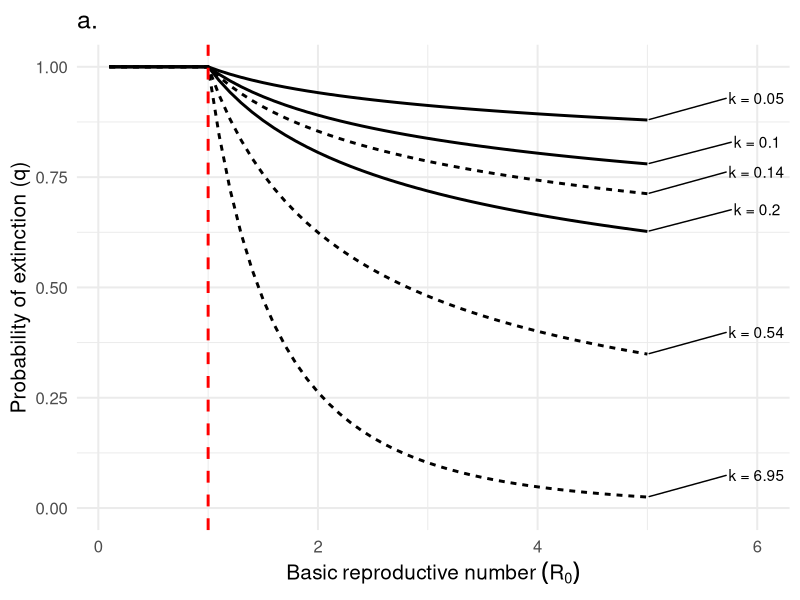
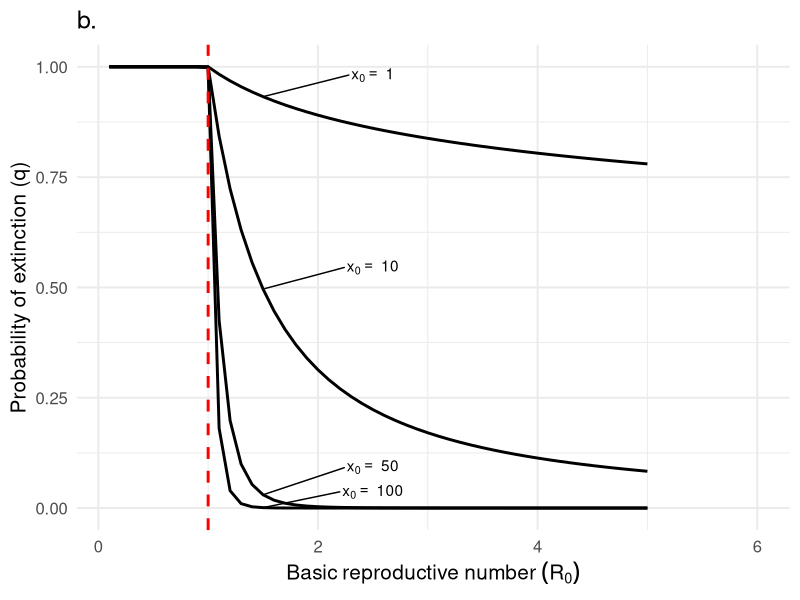
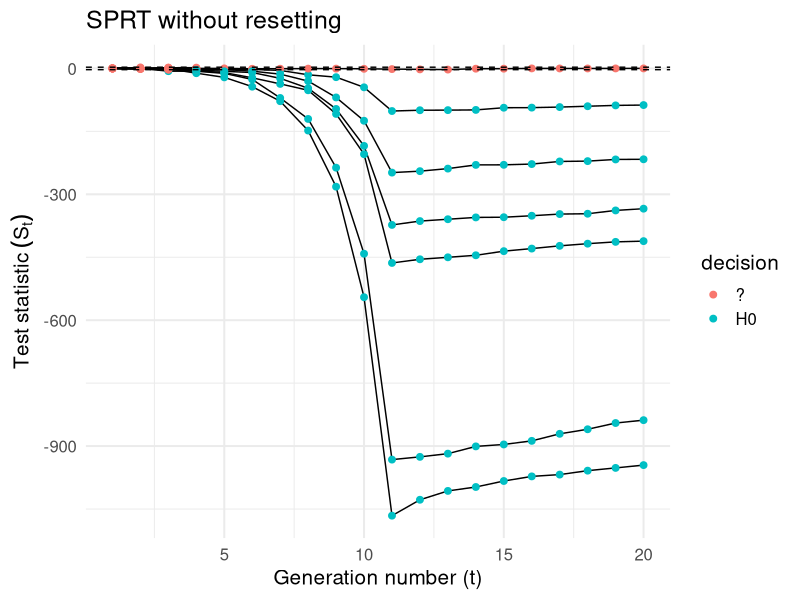
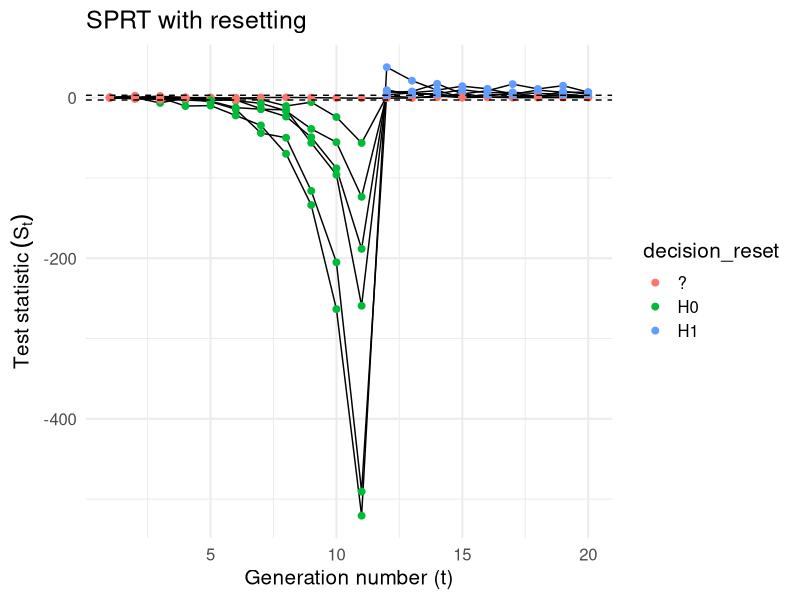
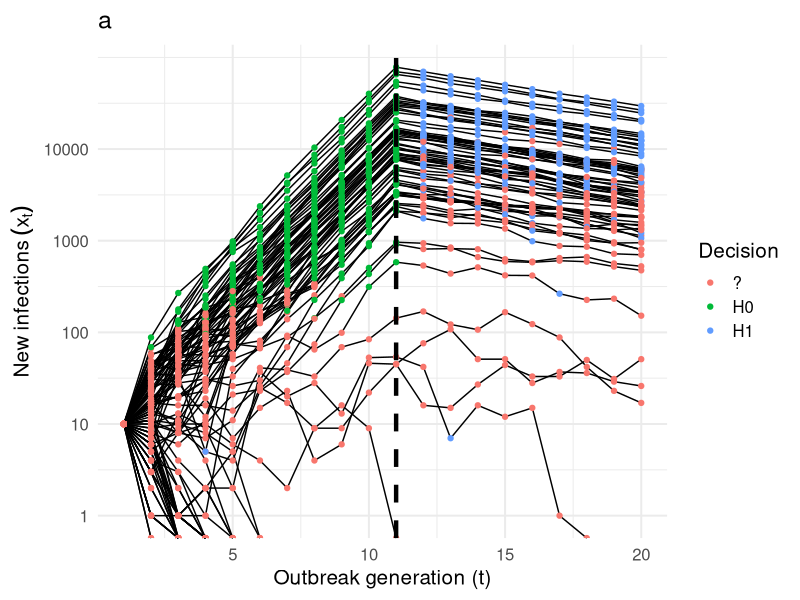
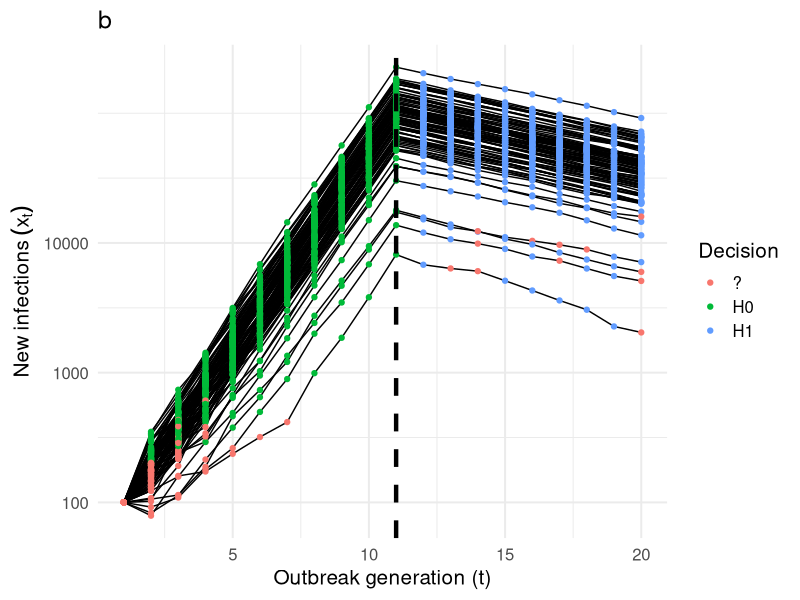
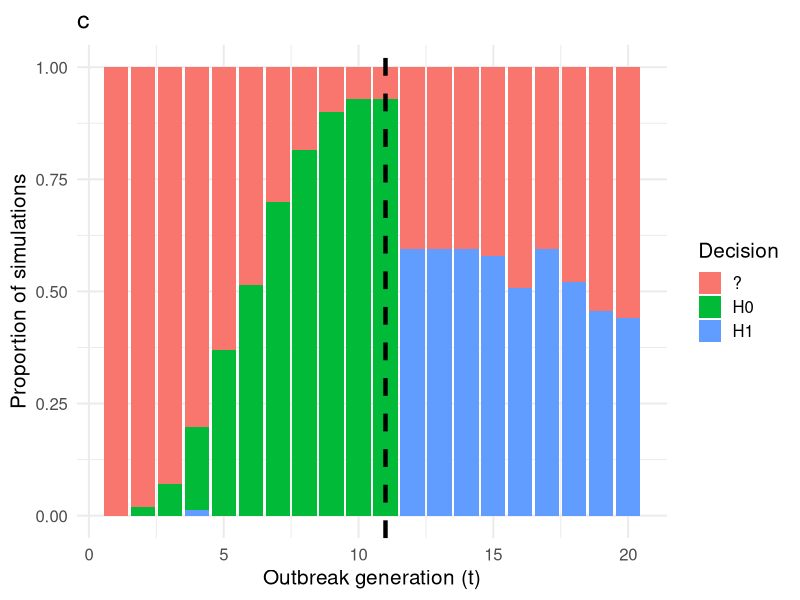
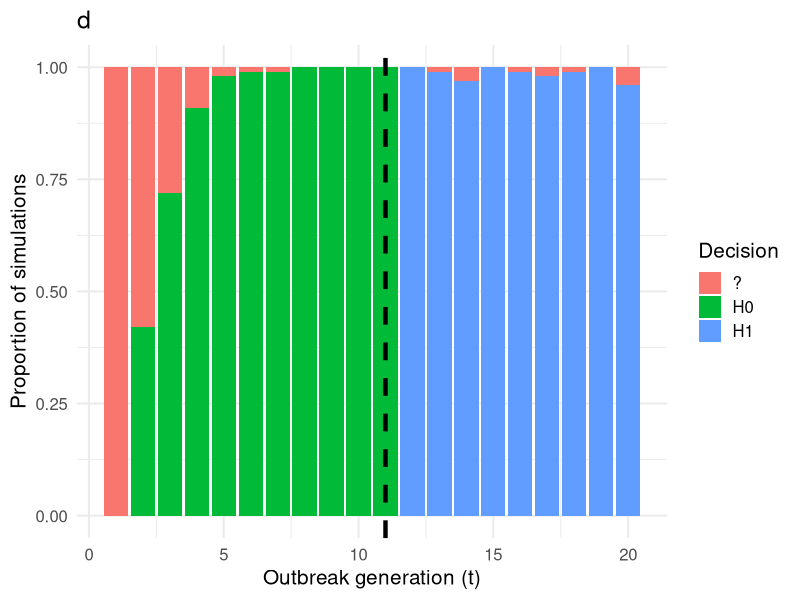

These charts were generated, in order, by the following R code: (Note: a time limit stopped this script after it produced the figures.)
## ---- chunk 1
knitr::opts_chunk$set(echo = FALSE)
suppressMessages(library(tidyverse))

# branching process model
episim <- function (t, i_0, r0, disp, cont, nsim) {
  
  # init list to store each simulation
  out_list <- vector("list", nsim)
  
  for (k in seq_along(out_list)) {
    # initialize data frame
    out <- tibble("time" = t
                  , "R0_true" = r0
                  , "disp_true" = disp
                  , "control" = cont
                  , "infected" = NA
                  , "simulation" = k)
    out[1, "infected"] <- i_0
    
    # branching process simulations
    for (i in 2:length(t)) {
      out[i, "infected"] <- sum(rnbinom(n = unlist(out[i-1, "infected"]), # number infected in previous time step
                                        mu = (1 - unlist(out[i-1, "control"]))  * unlist(out[i-1, "R0_true"]), # (controlled) R
                                        size = unlist(out[i-1, "disp_true"]))) # dispersion
      if(out[i, "infected"] == 0) break
    }
    # save in out_list
    out_list[[k]] <- out %>% filter(!is.na(infected))
  }
  return(bind_rows(out_list))
}

# if it is true that for X_i ~ NB(mu, k) iid that sum(X_i) ~ NB(sum(mu), sum(k)) then the P( x_{t+1} | x_t, theta ) is 
# dnbinom(x = x1, mu = x0 * r0, size = x0 * disp) because the X_i are iid

objfn <- function(r, x1, x0, dispersion) {
  # likelihood( x1 | x0, r, dispersion )
  dnbinom(x = x1, mu = x0*r, size = x0*dispersion)
}


#  find restricted MLE under h_0 or h_1
likelihood <- function (x_prev, x_now, disp, interval = c(), guess = 1.5) {
  opt <- optim(par = guess, fn = objfn, control = list(fnscale = -1), 
      method = "Brent", lower = interval[1], upper = interval[2],
      x0 = x_prev, x1 = x_now, dispersion = disp)
  return(opt$value)
}

# sequential test functions
calc_sr <- function(data, accept_reg = c(1 + 10^-6, 2.5), reject_reg = c(0, 1)) {
  
  # initialize empty columns for likelihood calculations
  data$lik0 <- NA
  data$lik1 <- NA
  
  # parameter space
  theta0 <- accept_reg
  theta1 <- reject_reg
  
  # use midpoint of interval as init guess for optim (Brent's method)
  guess0 <- accept_reg[1] + (accept_reg[2] - accept_reg[1]) / 2 
  guess1 <- reject_reg[1] + (reject_reg[2] - reject_reg[1]) / 2 
  
  sim_number <- 1
  for (i in 2:nrow(data)) {
    
    if (data[i, "simulation"] == sim_number + 1) {
      # skip calculation of likelihood for the first observation in each simluation
      sim_number <- sim_number + 1
      next
    }
    
    # observed states and known pars
    x0 <- unlist(data[i-1, "infected"])
    x1 <- unlist(data[i, "infected"])
    disp <- unlist(data[i-1, "disp_true"])
    
    # likelihood calculation
    data[i,"lik0"] <- likelihood(x_prev = x0, x_now = x1, disp = disp,  # p(x_now | x_prev, disp, theta \in Theta_0)
                                   interval = theta0, guess = guess0)
    data[i,"lik1"] <- likelihood(x_prev = x0, x_now = x1, disp = disp,  # p(x_now | x_prev, disp, theta \in Theta_1)
                                   interval = theta1, guess = guess1)
  }
  
  return(data)
}

calc_reset_sr <- function(data) {
  
  # init vectors to hold reset sprt (cumulative sr) and decision
  sprt_reset <- vector("numeric", length = nrow(data))
  decision_reset <- vector("character", length = nrow(data))
  
  # init data
  sr <- data$sr
  a <- unique(data$a)
  b <- unique(data$b)
  
  # both models are equally likely for first observation
  sprt_reset[1] <- 0
  decision_reset[1] <- "?"
  
  sim_number <- 1
  for (i in 2:nrow(data)) {
    
    if (data[i, "simulation"] == sim_number + 1) {
      # skip calculation of resetting sprt for the first observation in each simluation
      sim_number <- sim_number + 1
      sprt_reset[i] <- 0
      decision_reset[i] <- "?"
      next
    }
    
    # if no decision has been made, update SPRT
    # otherwise, reset the SPRT
    ifelse(decision_reset[i] == "?",
           sprt_reset[i] <- sprt_reset[i-1] + sr[i],
           sprt_reset[i] <- sr[i])
    
    # if SPRT has crossed bounds, make decision
    # otherwise continue sampling
    ifelse(sprt_reset[i] < b
           ,{decision_reset[i] <- "H0"}#; sprt_reset[i+1] <- sr[i+1]; next}
           ,ifelse(sprt_reset[i] > a
                   ,{decision_reset[i] <- "H1"}#; sprt_reset[i+1] <- sr[i+1]; next}
                   ,{decision_reset[i] <- "?"})
    )
  }
  
  # attach reset sprt calculations and decisions to df
  data$sprt_reset <- sprt_reset
  data$decision_reset <- decision_reset
  
  return(data)
}

# calculate weighted SPRT
calc_wt_sprt <- function(data) {
  data <-
  data %>%
  group_by(simulation) %>%
  mutate(wt = 0.3,
          lagval  = lag(sr)) %>%
  rowwise() %>%
  mutate(wsprt = sum( (wt * sr) + ((1 - wt) * lagval), na.rm = TRUE),
         decision_wt = case_when(wsprt <= a & wsprt >= b ~"?",
                              wsprt > a ~ "H1",
                              wsprt < b ~ "H0")) %>%
  select(-lagval)
  return(data)
}

my_theme <- function(...) theme_minimal(base_size = 15) 
## ---- chunk 2
# set params and init conds
t <- 1:20
r0 <- c(rep(2, 10), rep(0.9, 10)) # lockdown starts at t = 11
disp <- 0.10 # median of posterior estimate of k for SARS-CoV-2 (Endo et al. 2020)
i_0 <- 100
cont <- 0
n <- 100
## ---- chunk 3
# per supplement of lloyd-smith et al. 2005:
# The probability that the population is extinct by the nth generation is denoted q and the pgf is denoted g(s).
# Then q = g_n(q)  as n -> inf and q is bounded [0,1]
# where g(s) = (1 + (r0/k) * (1 - s*))^(-k), for the NB model
# and g_0(s) = s, g_1(s) = g(s), ..., g_n+1(s) = g(g_n(s))

# probability generating function for NB
gfun <- function (s, r0, k) { # g(s; r0, k) 
  return((1 + (r0/k) * (1 - s))^(-k))
}

# estimates of k for SARS-CoV-2 
k_vec <- c(0.54, 0.14, 6.95, # median and 90 % highest density interval from Riou and Althaus (2020) Euro Surveill
           0.1, 0.05, 0.2)   # endo et al. 2020 wellcome open research
r0_vec <- seq(0.1, 5, by = 0.1)
q_list <- vector("list", length(k_vec)*length(r0_vec))
niteration <- 10^4

# calculate g_n(0) as n -> niteration. This is the probality of extinction when there is initially 1 infected
x <- 1
for (i in seq_along(k_vec)) {
  # init vector to store values of q
  for (j in seq_along(r0_vec)) {
    q <- vector("numeric", length = niteration + 1)
    q[1] <- 0 # g_0(0)
    # calculate g_1(0), ..., g_n(0)
    for (k in 1:(niteration + 1)) {
      q[k + 1] <- gfun(q[k], r0_vec[j], k_vec[i])  
    }
  # create df and store in q_list
  q_list[[x]] <- tibble(n = 0:(niteration + 1),
                        pext = q,
                        k = k_vec[i],
                        r0 = r0_vec[j])
  x <- x + 1
  }
}

## ---- chunk 4
# probability of extinction
extinction_df <- 
  q_list %>% bind_rows() %>%
group_by(k, r0) %>%
summarize(p_extinction = max(pext)) %>%
mutate(estimate = case_when(k == 0.1 | k == 0.54 ~ "a.median",
                            k == 0.05 | k == 0.14 | k == 6.95 | k == 0.2 ~ "b.interval"),
       source = case_when(k == 0.05 | k == 0.1 | k == 0.2 ~ "Endo et al. (2020)",
                          k == 0.14 | k == 0.54 | k == 6.95 ~ "Riou & Althaus (2020)"))

# pal <- c("#440154FF", "#55C667FF") # set manual color palette
extinction_df %>%
  mutate(label = if_else(r0 == max(r0), paste0("k = ",k), NA_character_)) %>%
  ggplot(aes(x = r0, y = p_extinction, group = k, linetype = source)) +#, col = source, linetype = estimate)) +
  geom_line(size = 1) + 
  #viridis::scale_color_viridis(discrete = T) +
  #scale_color_manual(values = pal) +
  geom_vline(aes(xintercept = 1), linetype = "dashed", size = 1, col = "red") +
  ylim(0,1) +
  my_theme() + theme(legend.position = "none") +
  labs(title = "a.",
       x = expression(Basic ~ reproductive ~ number ~ (R[0])) ,
       y = "Probability of extinction (q)",
       col = "dispersion (k)") +
  ggrepel::geom_text_repel(aes(label = label), nudge_y = 0.05, nudge_x = 1, na.rm = TRUE)


extinction_df %>%
  #filter(source == "Endo et al. (2020)") %>%
  filter(k == 0.1) %>%
  expand_grid(z0 = c(1, 10, 50, 100)) %>%
  mutate(p_extinction = p_extinction^z0) %>%
  mutate(label = if_else(near(r0, 1.5), paste("x[0] == ~" ,z0), NA_character_)) %>%
  ggplot(aes(x = r0, y = p_extinction, group = z0)) +#, col = source, linetype = estimate)) +
  geom_line(size = 1) +
  geom_vline(aes(xintercept = 1), linetype = "dashed", size = 1, col = "red") +
  ylim(0,1) +
  my_theme() + theme(legend.position = "none") +
  labs(title = "b.",
       x = expression(Basic ~ reproductive ~ number ~ (R[0])) ,
       y = "Probability of extinction (q)",
       col = "dispersion (k)") +
  ggrepel::geom_text_repel(aes(label = label), nudge_y = 0.05, nudge_x = 1, na.rm = TRUE, parse = TRUE)


## ---- chunk 5


#likelihood(x_prev = 10, x_now = 20, disp = 0.16, interval = c(1, 2.5))

## ---- chunk 6
set.seed(123)
df_break_high <- episim(t = t, i_0 = 100, r0 = r0, disp = disp, cont = cont, nsim = 100)
df_break_low <- episim(t = t, i_0 = 10, r0 = r0, disp = disp, cont = cont, nsim = 100)

df_break_high <- calc_sr(df_break_high)
df_break_low <- calc_sr(df_break_low) 

break_high_sprt <- df_break_high %>%
  group_by(simulation) %>%
  mutate(sr = log(lik1/lik0) ,
         sr = ifelse(is.na(sr), 0, sr),
         sprt = cumsum(sr),
         a = log( (1 - 0.05)/ 0.05),
         b = log(0.05/(1 - 0.05)),
         decision = case_when(sprt <= a & sprt >= b ~"?",
                              sprt > a ~ "H1",
                              sprt < b ~ "H0"))

break_low_sprt <- df_break_low %>%
  group_by(simulation) %>%
  mutate(sr = log(lik1/lik0) ,
         sr = ifelse(is.na(sr), 0, sr),
         sprt = cumsum(sr),
         a = log( (1 - 0.05)/ 0.05),
         b = log(0.05/(1 - 0.05)),
         decision = case_when(sprt <= a & sprt >= b ~"?",
                              sprt > a ~ "H1",
                              sprt < b ~ "H0"))

break_high_sprt <- calc_reset_sr(break_high_sprt)
break_low_sprt <- calc_reset_sr(break_low_sprt)
# test_sprt
## ---- chunk 7
break_low_sprt %>%
  filter(simulation %in% 1:10) %>%
  ggplot() +
  geom_line(aes(x = time, y = sprt, group = simulation)) +
  geom_point(aes(x = time, y = sprt, group = simulation, col = decision), size = 2) +
  geom_hline(aes(yintercept = a), linetype = "dashed") +
  geom_hline(aes(yintercept = b), linetype = "dashed") +
  labs(title = "SPRT without resetting",
       # caption = "Previous confirmation of H0 overwhelms new information that is consistent with H1",
       y = expression(Test ~ statistic ~ (S[t])),
       x = "Generation number (t)") +
  my_theme()

break_low_sprt %>%
  filter(simulation %in% 1:10) %>%
  ggplot() +
  geom_line(aes(x = time, y = sprt_reset, group = simulation)) +
  geom_point(aes(x = time, y = sprt_reset, group = simulation, col = decision_reset), size = 2) +
  geom_hline(aes(yintercept = a), linetype = "dashed") +
  geom_hline(aes(yintercept = b), linetype = "dashed") +
  labs(title = "SPRT with resetting",       
       y = expression(Test ~ statistic ~ (S[t])),
       x = "Generation number (t)") +
  my_theme()
## ---- chunk 8
break_low_sprt %>%
  ggplot() +
  geom_line(aes(x = time, y = infected, group = simulation)) +
  geom_point(aes(x = time, y = infected, group = simulation, col = decision_reset)) +
  geom_vline(aes(xintercept = 11), linetype = "dashed", size = 1.5) +
  scale_y_log10(breaks = c(1, 10, 100, 1000, 10000)) +
  labs(title = "a",#title = "Outbreak sizes and decisions",
       y = expression(New~infections~(x[t])),
       x = "Outbreak generation (t)",
       col = "Decision") + 
  my_theme()

break_high_sprt %>%
  ggplot() +
  geom_line(aes(x = time, y = infected, group = simulation)) +
  geom_point(aes(x = time, y = infected, group = simulation, col = decision_reset)) +
  geom_vline(aes(xintercept = 11), linetype = "dashed", size = 1.5) +
  scale_y_log10(breaks = c(1, 10, 100, 1000, 10000)) +
  labs(title = "b",#title = "Outbreak sizes and decisions",
       y = expression(New~infections~(x[t])),
       x = "Outbreak generation (t)",
       col = "Decision") + 
  my_theme()
  
# threshold <- 5000
# break_low_sprt %>%
#   group_by(simulation) %>%
#   filter(max(infected) >= threshold) %>%
#   ggplot() +
#   geom_line(aes(x = time, y = infected, group = simulation)) +
#   geom_point(aes(x = time, y = infected, group = simulation, col = decision_reset)) +
#   scale_y_log10(breaks = c(1, 10, 100, 1000, 10000)) +
#   labs(title = "Outbreak sizes and decisions",
#        x = "outbreak generation (t)",
#        col = "decision") + 
#   my_theme()


## ---- chunk 9
break_low_sprt %>%
  group_by(time) %>%
  count(decision_reset) %>%
  complete(nesting(decision_reset = c("?", "H0", "H1")), fill = list(n = 0)) %>%
  ggplot() +
  geom_bar(aes(x = time, y = n, fill = decision_reset), stat = "identity", position = "fill") +
  geom_vline(aes(xintercept = 11), linetype = "dashed", size = 1.5) +
  labs(title = "c",#title = "Conclusions of of reset SPRT over time",
       #subtitle = "H0 is true from t = 1:10; H1 is true from t =11:20",
       y = "Proportion of simulations",
       x = "Outbreak generation (t)",
       fill = "Decision") +
  my_theme()

break_high_sprt %>%
  group_by(time) %>%
  count(decision_reset) %>%
  complete(nesting(decision_reset = c("?", "H0", "H1")), fill = list(n = 0)) %>%
  ggplot() +
  geom_bar(aes(x = time, y = n, fill = decision_reset), stat = "identity", position = "fill") +
  geom_vline(aes(xintercept = 11), linetype = "dashed", size = 1.5) +
  labs(title = "d",#title = "Conclusions of of reset SPRT over time",
       #subtitle = "H0 is true from t = 1:10; H1 is true from t =11:20",
       y = "Proportion of simulations",
       x = "Outbreak generation (t)",
       fill = "Decision") +
  my_theme()

# break_low_sprt %>%
#   group_by(simulation) %>%
#   mutate(bigenough = ifelse(max(infected) >= threshold , TRUE, FALSE)) %>%
#   ungroup() %>%
#   filter(bigenough == TRUE) %>% #View()
#   group_by(time, bigenough) %>%
#   count(decision_reset) %>% 
#   complete(nesting(decision_reset = c("?", "H0", "H1")), fill = list(n = 0)) %>% #View()
#   ggplot() +
#   geom_bar(aes(x = time, y = n, fill = decision_reset), stat = "identity", position = "fill") +
#   labs(title = "Conclusions of of reset SPRT over time",
#        subtitle = "H0 is true from t = 1:10; H1 is true from t =11:20",
#        caption = "Subset of simulations where max(Xi >= 5000)",
#        y = "proportion of simulations",
#        x = "outbreak generation (t)",
#        fill = "decision") +
#   my_theme()

## ---- chunk 10
r_linear <- seq(2, 0.1, by = -0.1)
thresh_R <- 0.7
rejection <- c(0, thresh_R)
acceptance <- c(thresh_R + 10^-6, 2.5)

set.seed(123)
df_lin_high <- episim(t = t, i_0 = 10^2, r0 = r_linear, disp = disp, cont = cont, nsim = 100)
df_lin_low <- episim(t = t, i_0 = 10^1, r0 = r_linear, disp = disp, cont = cont, nsim = 100)
## ---- chunk 11
lin_high_sprt <- calc_sr(df_lin_high, accept_reg = acceptance, reject_reg = rejection)
lin_low_sprt <- calc_sr(df_lin_low, accept_reg = acceptance, reject_reg = rejection)

lin_high_sprt <- lin_high_sprt %>%
  group_by(simulation) %>%
  mutate(sr = log(lik1/lik0) ,
         sr = ifelse(is.na(sr), 0, sr),
         sprt = cumsum(sr),
         a = log( (1 - 0.05)/ 0.05),
         b = log(0.05/(1 - 0.05)),
         decision = case_when(sprt <= a & sprt >= b ~"?",
                              sprt > a ~ "H1",
                              sprt < b ~ "H0"))

lin_low_sprt <- lin_low_sprt %>%
  group_by(simulation) %>%
  mutate(sr = log(lik1/lik0) ,
         sr = ifelse(is.na(sr), 0, sr),
         sprt = cumsum(sr),
         a = log( (1 - 0.05)/ 0.05),
         b = log(0.05/(1 - 0.05)),
         decision = case_when(sprt <= a & sprt >= b ~"?",
                              sprt > a ~ "H1",
                              sprt < b ~ "H0"))

lin_high_sprt <- calc_reset_sr(lin_high_sprt)
lin_low_sprt <- calc_reset_sr(lin_low_sprt)


## ---- chunk 12
lin_low_sprt %>%
  ggplot() +
  geom_line(aes(x = time, y = infected, group = simulation)) +
  geom_point(aes(x = time, y = infected, group = simulation, col = decision_reset)) +
  geom_vline(aes(xintercept = which(r_linear == 0.7)), linetype = "dashed", size = 1.5) +
  geom_vline(aes(xintercept = which(r_linear == 1)), size = 1.5) +
  scale_y_log10() +
  viridis::scale_color_viridis(discrete = TRUE) +
  labs(title = "a",#title = "Outbreak sizes and decisions",
       y = expression(New~infections~(x[t])),
       x = "Outbreak generation (t)",
       col = "Decision") + 
  my_theme()

lin_high_sprt %>%
  ggplot() +
  geom_line(aes(x = time, y = infected, group = simulation)) +
  geom_vline(aes(xintercept = which(r_linear == 0.7)), linetype = "dashed", size = 1.5) +
  geom_vline(aes(xintercept = which(r_linear == 1)), size = 1.5) +
  scale_y_log10() +
  labs(title = "b",#title = "Outbreak sizes and decisions",
       y = expression(New~infections~(x[t])),
       x = "Outbreak generation (t)",
       col = "Decision") + 
  my_theme()
## ---- chunk 13
lin_low_sprt %>%
  group_by(time) %>%
  count(decision_reset) %>%
  complete(nesting(decision_reset = c("?", "H0", "H1")), fill = list(n = 0)) %>%
  ggplot() +
  geom_bar(aes(x = time, y = n, fill = decision_reset), stat = "identity", position = "fill", width = 1) +
  geom_vline(aes(xintercept = which(r_linear == 0.7)), linetype = "dashed", size = 1.5) +
  geom_vline(aes(xintercept = which(r_linear == 1)), size = 1.5) +
  viridis::scale_fill_viridis(discrete = TRUE, alpha = 0.7) +
  labs(title = "c",#title = "Conclusions of of reset SPRT over time",
       #subtitle = "H0 is true from t = 1:10; H1 is true from t =11:20",
       y = "Proportion of simulations",
       x = "Outbreak generation (t)",
       fill = "Decision") +
  my_theme()

lin_high_sprt %>%
  group_by(time) %>%
  count(decision_reset) %>%
  complete(nesting(decision_reset = c("?", "H0", "H1")), fill = list(n = 0)) %>%
  ggplot() +
  geom_bar(aes(x = time, y = n, fill = decision_reset), stat = "identity", position = "fill", width = 1) +
  geom_vline(aes(xintercept = which(r_linear == 0.7)), linetype = "dashed", size = 1.5) +
  geom_vline(aes(xintercept = which(r_linear == 1)), size = 1.5)  +
  labs(title = "d",#title = "Conclusions of of reset SPRT over time",
       #subtitle = "H0 is true from t = 1:10; H1 is true from t =11:20",
       y = "Proportion of simulations",
       x = "Outbreak generation (t)",
       fill = "Decision") +
  my_theme()  
## ---- chunk 14
# see methods section of Merl et al. (2009) https://journals.plos.org/plosone/article?id=10.1371/journal.pone.0005807

time <- 1:50 # days
N <- 10^2  # pop size
i0 <- 1 # init infected
s0 <- N - i0 # init susc

r0 <- 2
gamma <- 1/5
beta <- r0 * gamma
k <- 0.1

out <- matrix(NA, nrow = length(time), ncol = 4)
out[,1] <- time
out[1,2] <- s0
out[1,3] <- i0
out[1, 4] <- 0 # no recovered


i <- 1
while(i < tail(time,1) & out[i,3] > 0) {
  # calculate probability of a susceptible (resp. infected) becomeing infected (resp. recovering)
  prob_inf <- (1 - (k / (k + beta * out[i,3])) ^ k)
  prob_rec <- (1 - exp(-gamma))
  # draw number of infected and recovered
  infected <- rbinom(1, size = out[i,2], prob = prob_inf )
  recovered <- rbinom(1, size = out[i,3], prob = prob_rec)
  # update data
  out[i + 1, 2] <- out[i, 2] - infected
  out[i + 1, 3] <- out[i, 3] + infected - recovered
  out[i + 1, 4] <- out[i, 4] + recovered
  
  i <- i + 1
}



out <- as_tibble(out)
names(out) <- c("time", "s", "i", "r")
out <- 
  out %>%  pivot_longer(cols = 2:4,
                      names_to = "class",
                      values_to = "number")

ggplot(out, aes(x = time, y = number, col = class)) +
  geom_line()

## ---- chunk 15
sim_t <- seq.int(1, 40, by = 1)
r_linear <- seq(2, 0.6, by = -0.1)
r_const <- rep(0.6, time = length(sim_t) - length(r_linear))

r_seq <- c(r_linear, r_const)

thresh_R <- 0.7
rejection <- c(0, thresh_R)
acceptance <- c(thresh_R + 10^-6, 2.5)

set.seed(123)
test <- episim(t = sim_t, i_0 = 5*10^2, r0 = r_seq, disp = disp, cont = cont, nsim = n)
test_low <- episim(t = sim_t, i_0 = 10^2, r0 = r_seq, disp = disp, cont = cont, nsim = n)

## ---- chunk 16
test_sprt <- calc_sr(test, accept = acceptance, reject = rejection)

test_sprt <-
  test_sprt %>%  
  group_by(simulation) %>%
  mutate(sr = log(lik1/lik0) ,
         sr = ifelse(is.na(sr), 0, sr),
         sprt = cumsum(sr),
         a = log( (1 - 0.05)/ 0.05),
         b = log(0.05/(1 - 0.05)),
         decision = case_when(sprt <= a & sprt >= b ~"?",
                              sprt > a ~ "H1",
                              sprt < b ~ "H0"))
test_sprt <- calc_reset_sr(test_sprt)

test_sprt_low <- calc_sr(test_low, accept = acceptance, reject = rejection)

test_sprt_low <-
  test_sprt_low %>%  
  group_by(simulation) %>%
  mutate(sr = log(lik1/lik0) ,
         sr = ifelse(is.na(sr), 0, sr),
         sprt = cumsum(sr),
         a = log( (1 - 0.05)/ 0.05),
         b = log(0.05/(1 - 0.05)),
         decision = case_when(sprt <= a & sprt >= b ~"?",
                              sprt > a ~ "H1",
                              sprt < b ~ "H0"))
test_sprt_low <- calc_reset_sr(test_sprt_low)


# test_sprt <-
#   test_sprt %>%
#   group_by(simulation) %>%
#   mutate(wt = 0.3,
#           lagval  = lag(sr)) %>%
#   rowwise() %>%
#   mutate(wsprt = sum( (wt * sr) + ((1 - wt) * lagval), na.rm = TRUE),
#          decision_wt = case_when(wsprt <= a & wsprt >= b ~"?",
#                               wsprt > a ~ "H1",
#                               wsprt < b ~ "H0")) %>%
#   select(-lagval)

test_sprt <- calc_wt_sprt(test_sprt)
test_sprt_low <- calc_wt_sprt(test_sprt_low)
  

## ---- chunk 17
is_h1 <- function(x) x == "H1"
is_thresh_R <- function(x) x == thresh_R

delay_reset <- test_sprt %>% ungroup() %>%
  select(time, R0_true, simulation, decision_reset) %>%
  group_by(simulation) %>%
  mutate(detect_time = detect_index(decision_reset, is_h1),
         detect_time = ifelse(detect_time > 0, detect_time, 10^6),
         true_time = detect_index(R0_true, is_thresh_R)) %>%
  summarize(delay = unique(detect_time - true_time)) 

delay_reset %>% pull(delay) %>% ecdf() %>% 
  plot(xlim = c(1, 10), ylim = c(0, 1), 
       main = "Distribution of detection delay for RSPRT", ylab = "proportion of simulations", xlab = "detection lag")

delay_wt <- test_sprt %>% ungroup() %>%
  select(time, R0_true, simulation, decision_wt) %>%
  group_by(simulation) %>%
  mutate(detect_time = detect_index(decision_wt, is_h1),
         detect_time = ifelse(detect_time > 0, detect_time, 10^6),
         true_time = detect_index(R0_true, is_thresh_R)) %>%
  summarize(delay = unique(detect_time - true_time)) 

delay_wt %>% pull(delay) %>% ecdf() %>% 
  plot(xlim = c(1, 10), ylim = c(0, 1), 
       main = "Distribution of detection delay for WSPRT", ylab = "proportion of simulations", xlab = "detection lag")
  
## ---- chunk 18
delay_reset_low <- test_sprt_low %>% ungroup() %>%
  select(time, R0_true, simulation, decision_reset) %>%
  group_by(simulation) %>%
  mutate(detect_time = detect_index(decision_reset, is_h1),
         detect_time = ifelse(detect_time > 0, detect_time, 10^6),
         true_time = detect_index(R0_true, is_thresh_R)) %>%
  summarize(delay = unique(detect_time - true_time)) 

delay_reset_low %>% pull(delay) %>% ecdf() %>% 
  plot(xlim = c(1, 10), ylim = c(0, 1), 
       main = "Distribution of detection delay for RSPRT", ylab = "proportion of simulations", xlab = "detection lag")

delay_wt_low <- test_sprt_low %>% ungroup() %>%
  select(time, R0_true, simulation, decision_wt) %>%
  group_by(simulation) %>%
  mutate(detect_time = detect_index(decision_wt, is_h1),
         detect_time = ifelse(detect_time > 0, detect_time, 10^6),
         true_time = detect_index(R0_true, is_thresh_R)) %>%
  summarize(delay = unique(detect_time - true_time)) 

delay_wt_low %>% pull(delay) %>% ecdf() %>% 
  plot(xlim = c(1, 10), ylim = c(0, 1), 
       main = "Distribution of detection delay for WSPRT", ylab = "proportion of simulations", xlab = "detection lag")
## ---- chunk 19
# test_sprt %>%
#   ggplot() +
#   geom_line(aes(x = time, y = infected, group = simulation)) +
#   geom_point(aes(x = time, y = infected, group = simulation, col = decision)) +
#   geom_vline(aes(xintercept = which(r_linear == 0.7)), linetype = "dashed", size = 1.5) +
#   geom_vline(aes(xintercept = which(r_linear == 1)), size = 1.5) +
#   scale_y_log10() +
#   viridis::scale_color_viridis(discrete = TRUE) +
#   labs(title = "a",#title = "Outbreak sizes and decisions",
#        y = expression(New~infections~(x[t])),
#        x = "Outbreak generation (t)",
#        col = "Decision") + 
#   my_theme()


test_sprt %>%
  ggplot() +
  geom_line(aes(x = time, y = infected, group = simulation), alpha = 0.5) +
  geom_jitter(aes(x = time, y = infected, group = simulation, col = decision_reset), alpha = 0.5) +
  geom_vline(aes(xintercept = which(r_linear == 0.7)), linetype = "dashed", size = 1.5) +
  geom_vline(aes(xintercept = which(r_linear == 1)), size = 1.5) +
  scale_y_log10() +
  viridis::scale_color_viridis(discrete = TRUE) +
  labs(title = "RSPRT",#title = "Outbreak sizes and decisions",
       y = expression(New~infections~(x[t])),
       x = "Outbreak generation (t)",
       col = "Decision") + 
  my_theme()

test_sprt %>%
  ggplot() +
  geom_line(aes(x = time, y = infected, group = simulation), alpha = 0.5) +
  geom_jitter(aes(x = time, y = infected, group = simulation, col = decision_wt), alpha = 0.5) +
  geom_vline(aes(xintercept = which(r_linear == 0.7)), linetype = "dashed", size = 1.5) +
  geom_vline(aes(xintercept = which(r_linear == 1)), size = 1.5) +
  scale_y_log10() +
  viridis::scale_color_viridis(discrete = TRUE) +
  labs(title = "WSPRT",#title = "Outbreak sizes and decisions",
       y = expression(New~infections~(x[t])),
       x = "Outbreak generation (t)",
       col = "Decision") + 
  my_theme()
## ---- chunk 20
test_sprt_low %>%
  ggplot() +
  geom_line(aes(x = time, y = infected, group = simulation), alpha = 0.5) +
  geom_jitter(aes(x = time, y = infected, group = simulation, col = decision_reset), alpha = 0.5) +
  geom_vline(aes(xintercept = which(r_linear == 0.7)), linetype = "dashed", size = 1.5) +
  geom_vline(aes(xintercept = which(r_linear == 1)), size = 1.5) +
  scale_y_log10() +
  viridis::scale_color_viridis(discrete = TRUE) +
  labs(title = "RSPRT",#title = "Outbreak sizes and decisions",
       y = expression(New~infections~(x[t])),
       x = "Outbreak generation (t)",
       col = "Decision") + 
  my_theme()

test_sprt_low %>%
  ggplot() +
  geom_line(aes(x = time, y = infected, group = simulation), alpha = 0.5) +
  geom_jitter(aes(x = time, y = infected, group = simulation, col = decision_wt), alpha = 0.5) +
  geom_vline(aes(xintercept = which(r_linear == 0.7)), linetype = "dashed", size = 1.5) +
  geom_vline(aes(xintercept = which(r_linear == 1)), size = 1.5) +
  scale_y_log10() +
  viridis::scale_color_viridis(discrete = TRUE) +
  labs(title = "WSPRT",#title = "Outbreak sizes and decisions",
       y = expression(New~infections~(x[t])),
       x = "Outbreak generation (t)",
       col = "Decision") + 
  my_theme()
## ---- chunk 21
# test_sprt %>%
#   group_by(time) %>%
#   count(decision) %>%
#   complete(nesting(decision = c("?", "H0", "H1")), fill = list(n = 0)) %>%
#   ggplot() +
#   geom_bar(aes(x = time, y = n, fill = decision), stat = "identity", position = "fill", width = 1) +
#   geom_vline(aes(xintercept = which(r_linear == 0.7)), linetype = "dashed", size = 1.5) +
#   geom_vline(aes(xintercept = which(r_linear == 1)), size = 1.5)  +
#   labs(title = "d",#title = "Conclusions of of reset SPRT over time",
#        #subtitle = "H0 is true from t = 1:10; H1 is true from t =11:20",
#        y = "Proportion of simulations",
#        x = "Outbreak generation (t)",
#        fill = "Decision") +
#   my_theme()  

test_sprt %>%
  group_by(time) %>%
  count(decision_reset) %>%
  complete(nesting(decision_reset = c("?", "H0", "H1")), fill = list(n = 0)) %>%
  ggplot() +
  geom_bar(aes(x = time, y = n, fill = decision_reset), stat = "identity", position = "fill", width = 1) +
  geom_vline(aes(xintercept = which(r_linear == 0.7)), linetype = "dashed", size = 1.5) +
  geom_vline(aes(xintercept = which(r_linear == 1)), size = 1.5)  +
  viridis::scale_fill_viridis(discrete = TRUE) +
  labs(title = "RSPRT",#title = "Conclusions of of reset SPRT over time",
       #subtitle = "H0 is true from t = 1:10; H1 is true from t =11:20",
       y = "Proportion of simulations",
       x = "Outbreak generation (t)",
       fill = "Decision") +
  my_theme()  

test_sprt %>%
  group_by(time) %>%
  count(decision_wt) %>%
  complete(nesting(decision_wt = c("?", "H0", "H1")), fill = list(n = 0)) %>%
  ggplot() +
  geom_bar(aes(x = time, y = n, fill = decision_wt), stat = "identity", position = "fill", width = 1) +
  geom_vline(aes(xintercept = which(r_linear == 0.7)), linetype = "dashed", size = 1.5) +
  geom_vline(aes(xintercept = which(r_linear == 1)), size = 1.5)  +
  viridis::scale_fill_viridis(discrete = TRUE) +
  labs(title = "WSPRT",#title = "Conclusions of of reset SPRT over time",
       #subtitle = "H0 is true from t = 1:10; H1 is true from t =11:20",
       y = "Proportion of simulations",
       x = "Outbreak generation (t)",
       fill = "Decision") +
  my_theme()  
## ---- chunk 22
test_sprt_low %>%
  group_by(time) %>%
  count(decision_reset) %>%
  complete(nesting(decision_reset = c("?", "H0", "H1")), fill = list(n = 0)) %>%
  ggplot() +
  geom_bar(aes(x = time, y = n, fill = decision_reset), stat = "identity", position = "fill", width = 1) +
  geom_vline(aes(xintercept = which(r_linear == 0.7)), linetype = "dashed", size = 1.5) +
  geom_vline(aes(xintercept = which(r_linear == 1)), size = 1.5)  +
  viridis::scale_fill_viridis(discrete = TRUE) +
  labs(title = "RSPRT",#title = "Conclusions of of reset SPRT over time",
       #subtitle = "H0 is true from t = 1:10; H1 is true from t =11:20",
       y = "Proportion of simulations",
       x = "Outbreak generation (t)",
       fill = "Decision") +
  my_theme()  

test_sprt_low %>%
  group_by(time) %>%
  count(decision_wt) %>%
  complete(nesting(decision_wt = c("?", "H0", "H1")), fill = list(n = 0)) %>%
  ggplot() +
  geom_bar(aes(x = time, y = n, fill = decision_wt), stat = "identity", position = "fill", width = 1) +
  geom_vline(aes(xintercept = which(r_linear == 0.7)), linetype = "dashed", size = 1.5) +
  geom_vline(aes(xintercept = which(r_linear == 1)), size = 1.5)  +
  viridis::scale_fill_viridis(discrete = TRUE) +
  labs(title = "WSPRT",#title = "Conclusions of of reset SPRT over time",
       #subtitle = "H0 is true from t = 1:10; H1 is true from t =11:20",
       y = "Proportion of simulations",
       x = "Outbreak generation (t)",
       fill = "Decision") +
  my_theme()  
